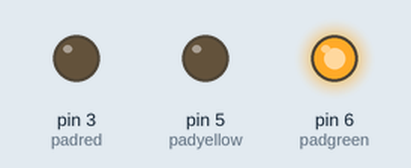
The sketch below on a simulated Arduino Uno, built with avr-gcc and run on an emulated ATmega328P. On the bench: output pins drawn as LEDs (lit = HIGH).

Above: at 5.5 s.
At 12.5 s:
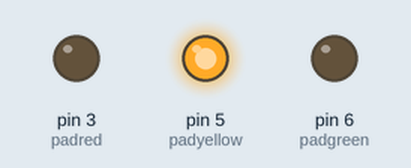
At 20.0 s:
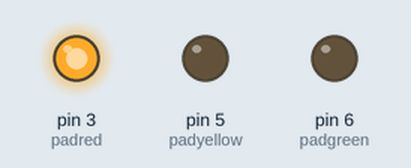
At 26.5 s:
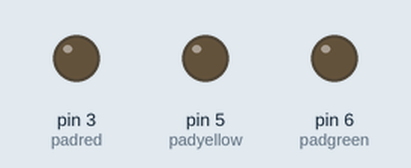
Timing chart, 0 to 35.1 s (numbered marks = the images above):
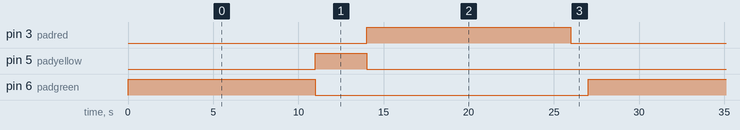

Measured:
- by itself, pin 3 (padred): alternates HIGH for 12.0 s and LOW for 15.0 s
- by itself, pin 5 (padyellow): alternates HIGH for 3.0 s and LOW for 24.0 s
- by itself, pin 6 (padgreen): alternates HIGH for 11.0 s and LOW for 16.0 s

The sketch:

traffic_light.ino
```cpp
/*pad and color for padestrians lights and veh and color for vehicle lights*/
int padred = 3; //pin defined for red light on or off for the padestrians
int padyellow = 5; //pin defined for yellow light on or off for the padestrians
int padgreen = 6;  //pin defined for green light on or off for the padestrians
int vehred = 12;  //pin defined for red light on or off for the vehicles
int vehyellow = 4;  //pin defined for yellow light on or off for the vehicles
int vehgreen = 2;  //pin defined for green light on or off for the vehicles

void setup() {

	pinMode(padred,OUTPUT);
	pinMode(padyellow,OUTPUT);
	pinMode(padgreen,OUTPUT);
	pinMode(padred,OUTPUT);
	pinMode(padyellow,OUTPUT);
	pinMode(padgreen,OUTPUT);
}

void loop() {

	digitalWrite(padgreen,HIGH); //padestrians light is turned green
	digitalWrite(vehred,HIGH); // whereas the vehicle light is turned red
	delay(11000);               // delay created of 11 seconds
	digitalWrite(padgreen,LOW); //padestrians green light is turned off
	digitalWrite(padyellow,HIGH);// padestrians yellow light is turned on
	delay(3000);                  // a delay of 3 seconds is made
	digitalWrite(padyellow,LOW);  //yellow light is turned off
	digitalWrite(padred,HIGH);     // red light for padestrian is turned on
	delay(2000);
	digitalWrite(vehred,LOW);     // red light for vehicle is turned off and green light turned on
	digitalWrite(vehyellow,HIGH);
	delay(1000);
	digitalWrite(vehyellow,LOW);
	digitalWrite(vehgreen,HIGH);
	delay(4000);
	digitalWrite(vehgreen,LOW);
	digitalWrite(vehyellow,HIGH);
	delay(3000);
	digitalWrite(vehyellow,LOW);
	digitalWrite(vehred,HIGH);
	delay(2000);
	digitalWrite(padred,LOW);
	delay(1000);
	digitalWrite(vehred,LOW);
}
```
